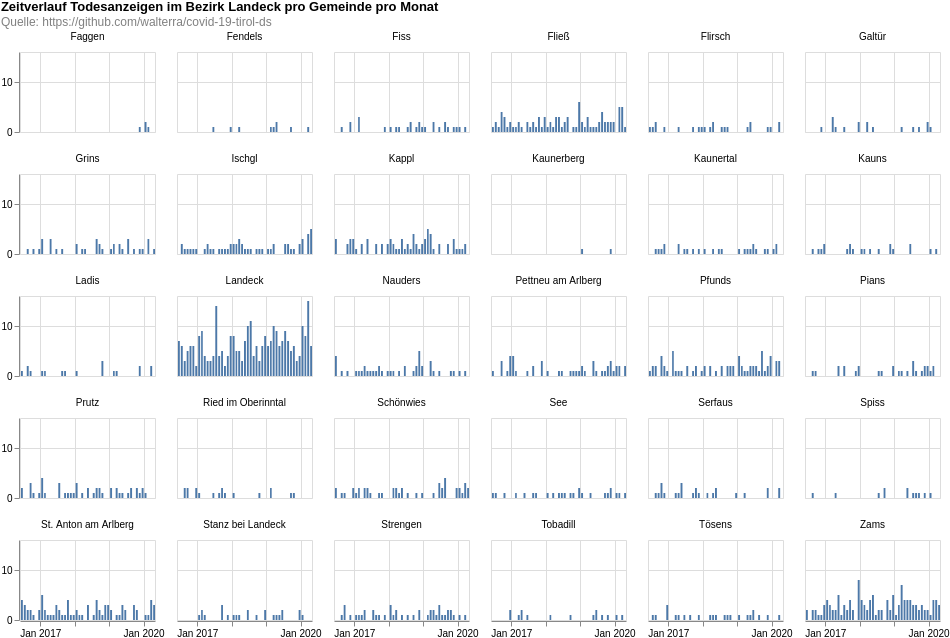

Describe this chart as a Vega-Lite specification.
### Vega-Lite specification from a JSON file in a GitHub repository (floating-point values rounded to 4 significant figures; data arrays with more than 128 entries replaced by an {"elided": "..."} marker saying what was removed)
{"$schema": "https://vega.github.io/schema/vega-lite/v4.8.1.json", "columns": 6, "config": {"view": {"continuousHeight": 300, "continuousWidth": 400}}, "data": {"name": "data-7045e1dc4e6cbf4df049f6558a33d59f"}, "datasets": {"data-7045e1dc4e6cbf4df049f6558a33d59f": {"elided": "1319 records"}}, "facet": {"field": "municipaly", "title": null, "type": "nominal"}, "padding": 0, "spec": {"layer": [{"encoding": {"tooltip": [{"field": "date", "timeUnit": "yearmonth", "type": "temporal"}, {"aggregate": "sum", "field": "count", "type": "quantitative"}], "x": {"field": "date", "timeUnit": "yearmonth", "title": null, "type": "temporal"}, "y": {"aggregate": "sum", "field": "count", "title": null, "type": "quantitative"}}, "height": 80, "mark": "bar", "width": 135}]}, "title": {"color": "black", "subtitle": ["Quelle: https://github.com/walterra/covid-19-tirol-ds"], "subtitleColor": "gray", "text": ["Zeitverlauf Todesanzeigen im Bezirk Landeck pro Gemeinde pro Monat"]}}
